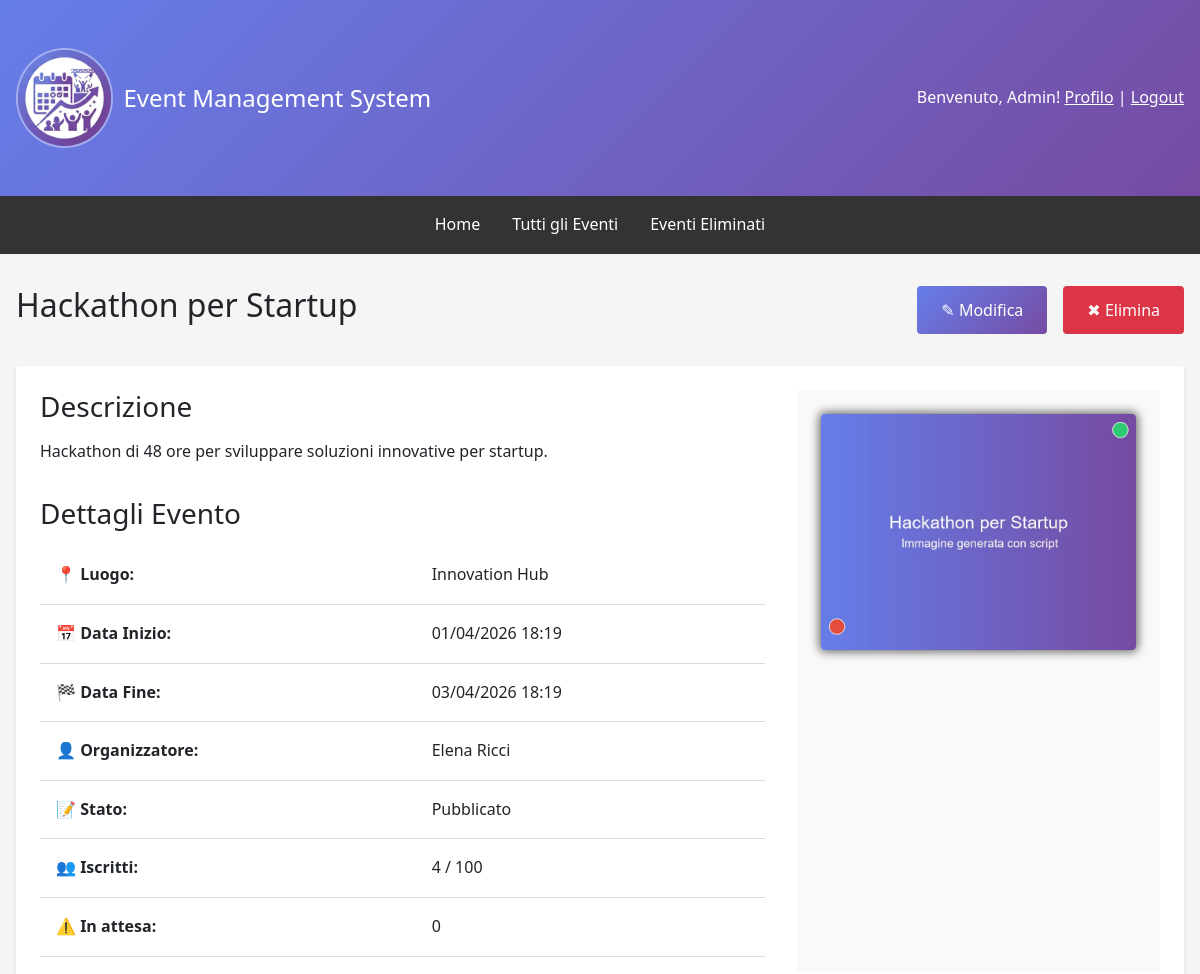
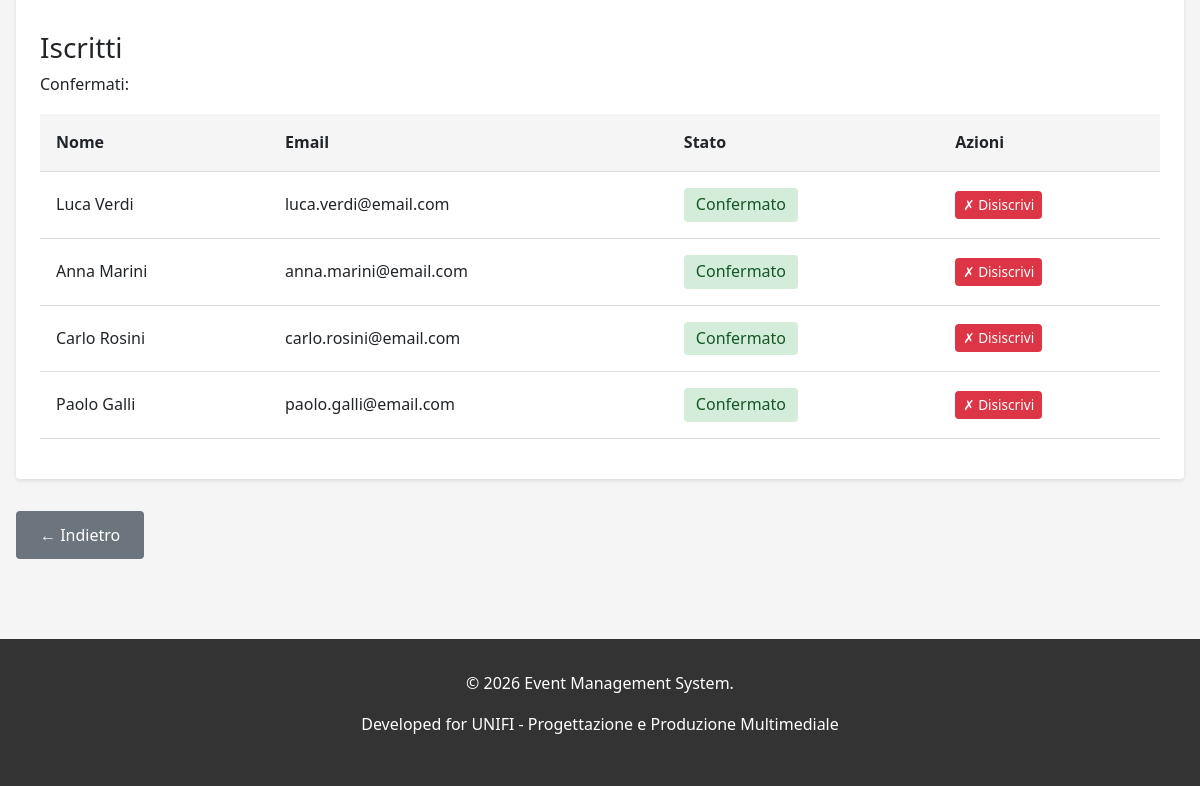
The app's page /events/event/612/ (signed in) with its own data (2 pictures, top to bottom).
### events/models.py (models this page shows, shortened)
class Event(models.Model):
    STATUS_CHOICES = [('draft', 'Bozza'), ('published', 'Pubblicato'), ('ongoing', 'In Corso'), ('completed', 'Completato'), ('cancelled', 'Annullato')]
    title = models.CharField(max_length=200, verbose_name='Titolo')
    description = models.TextField(verbose_name='Descrizione')
    organizer = models.ForeignKey(User, on_delete=models.CASCADE, related_name='organized_events', verbose_name='Organizzatore')
    location = models.CharField(max_length=255, verbose_name='Luogo')
    start_date = models.DateTimeField(verbose_name='Data e Ora Inizio')
    end_date = models.DateTimeField(verbose_name='Data e Ora Fine')
    max_attendees = models.IntegerField(null=True, blank=True, verbose_name='Numero Massimo Partecipanti')
    image = models.ImageField(upload_to='event_images/', blank=True, null=True, verbose_name='Immagine')
    status = models.CharField(max_length=15, choices=STATUS_CHOICES, default='draft', verbose_name='Stato')
    created_at = models.DateTimeField(auto_now_add=True)
    updated_at = models.DateTimeField(auto_now=True)
    deleted_at = models.DateTimeField(null=True, blank=True, verbose_name='Eliminato il')
    class Meta:
        ordering = ['-start_date']
        permissions = [('can_create_event', 'Può creare eventi'), ('can_edit_own_events', 'Può modificare i propri eventi'), ('can_delete_own_events', 'Può eliminare i propri eventi'), ('can_view_attendees', 'Può visualizzare la lista dei partecipanti')]
    def is_full(self):
        if self.max_attendees is None:
            return False
        return self.eventregistration_set.filter(status='confirmed').count() >= self.max_attendees
    @property
    def get_confirmed_attendees_count(self):
        return self.eventregistration_set.filter(status='confirmed').count()
    def get_pending_attendees_count(self):
        return self.eventregistration_set.filter(status='pending').count()

class EventRegistration(models.Model):
    STATUS_CHOICES = [('pending', 'In Attesa'), ('confirmed', 'Confermato'), ('cancelled', 'Annullato'), ('attended', 'Partecipato')]
    event = models.ForeignKey(Event, on_delete=models.CASCADE)
    user = models.ForeignKey(User, on_delete=models.CASCADE, related_name='event_registrations')
    status = models.CharField(max_length=15, choices=STATUS_CHOICES, default='pending')
    registered_at = models.DateTimeField(auto_now_add=True)
    updated_at = models.DateTimeField(auto_now=True)
    class Meta:
        unique_together = ('event', 'user')
        ordering = ['-registered_at']

### events/views.py (the view)
# urls.py: path('event/<int:pk>/', views.EventDetailView.as_view(), name='event_detail'),
class EventDetailView(DetailView):
    model = Event
    template_name = 'events/event_detail.html'
    context_object_name = 'event'
    pk_url_kwarg = 'pk'
    def get_queryset(self):
        queryset = super().get_queryset()
        if not self.request.user.is_authenticated or not (self.request.user.is_staff or (hasattr(self.request.user, 'profile') and self.request.user.profile.role == 'organizer')):
            queryset = queryset.filter(deleted_at__isnull=True)
        return queryset
    def get_context_data(self, **kwargs):
        context = super().get_context_data(**kwargs)
        event = self.get_object()
        context['attendees'] = event.eventregistration_set.filter(status='confirmed').order_by('registered_at')
        context['pending_attendees'] = event.eventregistration_set.filter(status='pending').order_by('registered_at')
        context['can_view_attendees'] = self.request.user == event.organizer or self.request.user.is_staff
        context['pending_count'] = context['pending_attendees'].count()
        context['confirmed_count'] = context['attendees'].count()
        if event.deleted_at:
            from datetime import timedelta
            restore_deadline = event.deleted_at + timedelta(days=3)
            time_remaining = restore_deadline - timezone.now()
            context['can_restore'] = time_remaining.total_seconds() > 0
            total_seconds = max(0, time_remaining.total_seconds())
            days = int(total_seconds // 86400)
            hours = int((total_seconds % 86400) // 3600)
            minutes = int((total_seconds % 3600) // 60)
            context['restore_days'] = days
            context['restore_hours'] = hours
            context['restore_minutes'] = minutes
        else:
            context['can_restore'] = False
            context['restore_days'] = 0
            context['restore_hours'] = 0
            context['restore_minutes'] = 0
        if self.request.user.is_authenticated:
            try:
                registration = EventRegistration.objects.get(event=event, user=self.request.user)
                context['user_registration'] = registration
            except EventRegistration.DoesNotExist:
                context['user_registration'] = None
        return context

### templates/events/event_detail.html (shortened to what this page needs)
{% extends 'base.html' %}
{% block content %}
<div class="detail-header">
    <h2>
        {{ event.title }}
    </h2>
    {% if user == event.organizer or user.is_staff %}
        <div class="detail-actions">
            {% if not event.deleted_at %}
                <a href="{% url 'events:event_update' event.pk %}" class="btn btn-secondary" style="background: linear-gradient(135deg, #667eea 0%, #764ba2 100%);">✎ Modifica</a>
                <a href="{% url 'events:event_delete' event.pk %}" class="btn btn-danger">✖ Elimina</a>
            {% endif %}
        </div>
    {% endif %}
</div>
<div class="event-card">
    <div class="detail-grid">
        <div>
            <h3>Descrizione</h3>
            <p style="margin: 1rem 0;">{{ event.description }}</p>
            <h3 style="margin-top: 2rem;">Dettagli Evento</h3>
            <table style="margin: 1rem 0;">
                <tr>
                    <td><strong>📍 Luogo:</strong></td>
                    <td>{{ event.location }}</td>
                </tr>
                <tr>
                    <td><strong>📅 Data Inizio:</strong></td>
                    <td>{{ event.start_date|date:"d/m/Y H:i" }}</td>
                </tr>
                <tr>
                    <td><strong>🏁 Data Fine:</strong></td>
                    <td>{{ event.end_date|date:"d/m/Y H:i" }}</td>
                </tr>
                <tr>
                    <td><strong>👤 Organizzatore:</strong></td>
                    <td>{{ event.organizer.get_full_name|default:event.organizer.username }}</td>
                </tr>
                <tr>
                    <td><strong>📝 Stato:</strong></td>
                    <td>{{ event.get_status_display }}</td>
                </tr>
                <tr>
                    <td><strong>👥 Iscritti:</strong></td>
                    <td>{{ event.get_confirmed_attendees_count }}{% if event.max_attendees %} / {{ event.max_attendees }}{% endif %}</td>
                </tr>
                <tr>
                    <td><strong>⚠️ In attesa:</strong></td>
                    <td>{{ event.get_pending_attendees_count }}</td>
                </tr>
            </table>
        </div>
        <div style="background-color: #f9f9f9; padding: 1.5rem; border-radius: 4px;">
            {% if event.image %}
                <div class="event-thumbnail">
                    <img src="{{ event.image.url }}" alt="{{ event.title }}" style="width: 100%; height: auto; margin-bottom: 1rem; border-radius: 4px; box-shadow: 0 0 10px 2px dimgray">
                </div>
            {% else %}
                <div class="no-image" style="text-align: center; margin-bottom: 1rem; padding: 2px; border-radius: 4px; background-color: #f0f0f0; box-shadow: 0 0 10px 2px lightgray">
                    <span>📷 Nessuna immagine disponibile</span>
                </div>
            {% endif %}
        </div>
    </div>
    {% if can_view_attendees %}
        <div style="margin-top: 2rem;">
            <h3>Iscritti</h3>
            {% if attendees %}
                <p style="font-weight: 500;">Confermati:</p>
                <div class="participants-table">
                    <table style="width: 100%; margin-top: 1rem; margin-bottom: 1rem;">
                        <thead>
                            <tr>
                                <th>Nome</th>
                                <th>Email</th>
                                <th>Stato</th>
                                {% if user.is_staff or user == event.organizer %}<th>Azioni</th>{% endif %}
                            </tr>
                        </thead>
                        <tbody>
                            {% for registration in attendees %}
                                <tr>
                                    <td>{{ registration.user.get_full_name|default:registration.user.username }}</td>
                                    <td style="word-break: break-all;">{{ registration.user.email }}</td>
                                    <td>
                                        <span style="background-color: #d4edda; color: #155724; border-radius: 4px; padding: 0.25rem 0.75rem; display: inline-block; white-space: nowrap;">
                                            {{ registration.get_status_display }}
                                        </span>
                                    </td>
                                    {% if user.is_staff or user == event.organizer %}
                                        <td>
                                            <a href="{% url 'events:admin_unregister_confirm' event.pk registration.pk %}?next={{ request.path }}" class="btn btn-danger" style="padding: 0.25rem 0.5rem; font-size: 0.85rem; white-space: nowrap;">✗ Disiscrivi</a>
                                        </td>
                                    {% endif %}
                                </tr>
                            {% endfor %}
                        </tbody>
                    </table>
                </div>
            {% else %}
                <p style="color: #666;">Nessun iscritto confermato.</p>
            {% endif %}
        </div>
    {% endif %}
</div>
<div style="margin-top: 2rem;">
    <a href="#" onclick="smartBack(event)" class="btn btn-secondary"> ← Indietro </a>
</div>
{% endblock %}

### templates/base.html (shortened to what this page needs)
{% load static %}
<!DOCTYPE html>
<html lang="it">
<head>
    <link href="https://cdn.jsdelivr.net/npm/bootstrap@5.3.0/dist/css/bootstrap.min.css" rel="stylesheet">
</head>
<body>
    <header>
        <div class="container">
            <div class="header-content">
                <div class="header-logo">
                    <a href="{% url 'home' %}" style="text-decoration: none; color: inherit; display: flex; align-items: center; gap: 10px;">
                        <img src="{% static 'favicon.ico' %}" alt="Event Management System Logo">
                        <h1>Event Management System</h1>
                    </a>
                </div>
                <div class="user-info">
                    {% if user.is_authenticated %}
                        <span>Benvenuto, {{ user.first_name|default:user.username }}!</span>
                        <a href="{% url 'users:profile' %}" style="color: white; text-decoration: underline;">Profilo</a> |
                        <form method="post" action="{% url 'users:logout' %}" style="display: inline; margin: 0; padding: 0; background: none; border:none; outline: none; box-shadow: none;">
                            <button type="submit" style="background: none; border: none; color: white; text-decoration: underline; cursor: pointer; padding: 0; font: inherit; outline: none; box-shadow: none;">
                                Logout
                            </button>
                        </form>
                    {% else %}
                        <a href="{% url 'users:login' %}" style="color: white; text-decoration: underline;">Login</a> |
                        <a href="{% url 'users:register' %}" style="color: white; text-decoration: underline;">Registrati</a>
                    {% endif %}
                </div>
            </div>
        </div>
    </header>
    <nav>
        <div class="nav-links">
            <a href="{% url 'home' %}">Home</a>
            <a href="{% url 'events:event_list' %}">Tutti gli Eventi</a>
            {% if user.is_authenticated %}
                {% if user.is_staff %}
                    <a href="{% url 'events:deleted_events' %}">Eventi Eliminati</a>
                {% else %}
                    <a href="{% url 'events:user_registrations' %}">Le mie Registrazioni</a>
                    <a href="{% url 'events:calendar_view' %}">Calendario</a>
                {% endif %}
            {% endif %}
        </div>
    </nav>
    <div class="container">
        {% block content %}{% endblock %}
    </div>
    <footer>
        <p>&copy; 2026 Event Management System.</p>
        <p>Developed for UNIFI - Progettazione e Produzione Multimediale</p>
    </footer>
</body>
</html>

### templates/base.html (style rules this page uses)
* { margin: 0; padding: 0; box-sizing: border-box; }
body { font-family: 'Segoe UI', Tahoma, Geneva, Verdana, sans-serif; background-color: #f5f5f5; line-height: 1.6; }
header { background: linear-gradient(135deg, #667eea 0%, #764ba2 100%); color: white; padding: 1rem 0; }
.header-logo { display: flex; align-items: center; gap: 0.75rem; }
.header-logo img { height: 100px; width: auto; border: 2px solid rgb(255 255 255 / 0.4); border-radius: 50%; }
.header-logo h1 { margin: 0; font-size: 1.5rem; }
nav { background-color: #333; padding: 0; position: sticky; top: 0; z-index: 1030; transition: all 0.3s ease; }
.nav-links { display: flex; justify-content: center; padding: 0.5rem; transition: all 0.3s ease; }
nav a { display: inline-block; color: white; text-decoration: none; padding: 0.5rem 1rem; font-size: 1rem; transition: all 0.3s ease; }
.container { max-width: 1200px; margin: 0 auto; padding: 2rem 1rem; }
.header-content { display: flex; justify-content: space-between; align-items: center; }
.btn { display: inline-block; padding: 0.75rem 1.5rem; background-color: #667eea; color: white; text-decoration: none; border-radius: 4px; border: none; cursor: pointer; font-size: 1rem; }
.btn-danger { background-color: #dc3545; }
.btn-secondary { background-color: #6c757d; }
footer { background-color: #333; color: white; text-align: center; padding: 2rem; margin-top: 3rem; }
.event-card { background: white; padding: 1.5rem; margin-bottom: 1rem; border-radius: 4px; box-shadow: 0 2px 4px rgba(0,0,0,0.1); }
form { background: white; padding: 2rem; border-radius: 4px; box-shadow: 0 2px 4px rgba(0,0,0,0.1); }
.user-info { color: white; }
table { width: 100%; border-collapse: collapse; background: white; }
table th, table td { padding: 1rem; text-align: left; border-bottom: 1px solid #ddd; }
table th { background-color: #f5f5f5; font-weight: bold; }

### templates/events/event_detail.html (style rules this page uses)
.detail-header { display: flex; justify-content: space-between; align-items: center; margin-bottom: 2rem; flex-wrap: wrap; gap: 1rem; }
.detail-grid { display: grid; grid-template-columns: 2fr 1fr; gap: 2rem; }
.detail-actions { display: flex; gap: 1rem; flex-wrap: wrap; }

### records on screen
Event: title "Hackathon per Startup", description "Hackathon di 48 ore per sviluppare soluzioni innovative per startup.", location "Innovation Hub", start_date "01/04/2026 18:19", end_date "03/04/2026 18:19", organizer.get_full_name "Elena Ricci", status "Pubblicato", get_confirmed_attendees_count "4", max_attendees "100", get_pending_attendees_count "0", image (picture)
EventRegistration: user.get_full_name "Luca Verdi", user.email "luca.verdi@email.com", status "Confermato"
EventRegistration: user.get_full_name "Anna Marini", user.email "anna.marini@email.com", status "Confermato"
EventRegistration: user.get_full_name "Carlo Rosini", user.email "carlo.rosini@email.com", status "Confermato"
EventRegistration: user.get_full_name "Paolo Galli", user.email "paolo.galli@email.com", status "Confermato"

### other values on screen
{{ user.first_name|default:user.username }} "Admin"
